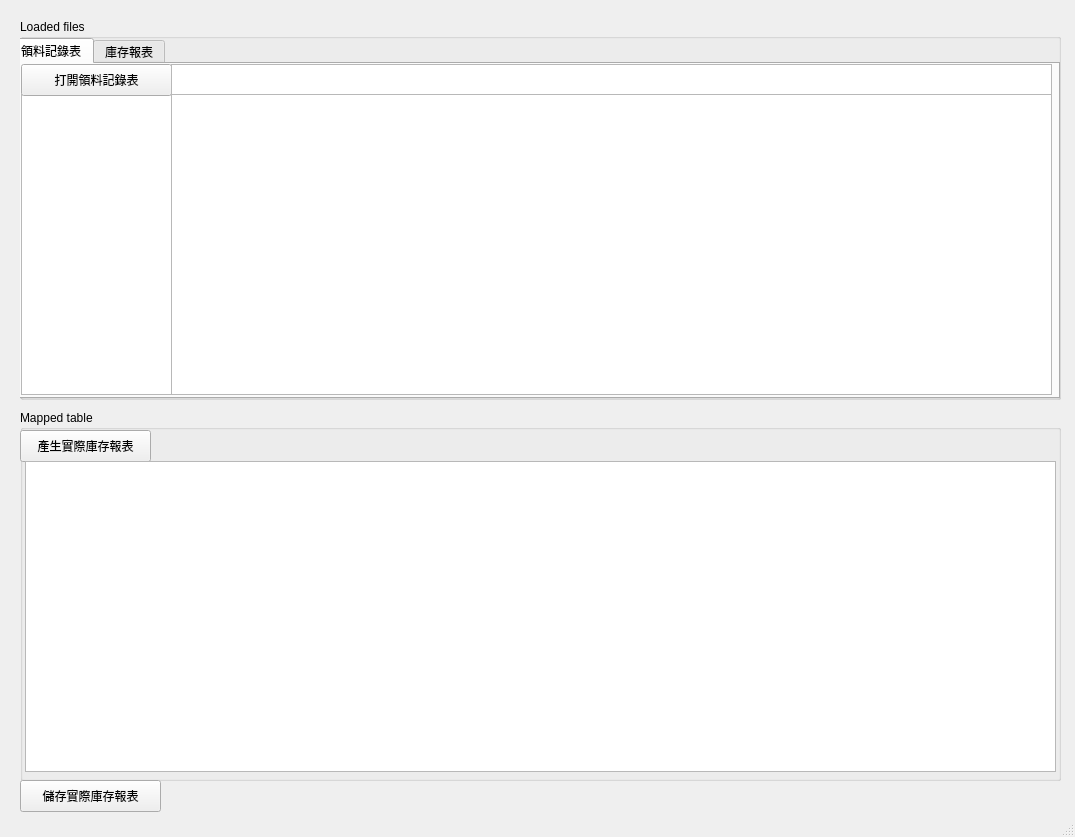
<?xml version="1.0" encoding="UTF-8"?>
<ui version="4.0">
 <class>MainWindow</class>
 <widget class="QMainWindow" name="MainWindow">
  <property name="geometry">
   <rect>
    <x>0</x>
    <y>0</y>
    <width>1075</width>
    <height>837</height>
   </rect>
  </property>
  <property name="windowTitle">
   <string>MainWindow</string>
  </property>
  <widget class="QWidget" name="centralwidget">
   <widget class="QWidget" name="verticalLayoutWidget_2">
    <property name="geometry">
     <rect>
      <x>20</x>
      <y>19</y>
      <width>1041</width>
      <height>381</height>
     </rect>
    </property>
    <layout class="QVBoxLayout" name="verticalLayout_loadingFiles">
     <item>
      <widget class="QGroupBox" name="groupBox_1">
       <property name="title">
        <string>Loaded files</string>
       </property>
       <widget class="QTabWidget" name="tabWidget">
        <property name="geometry">
         <rect>
          <x>-11</x>
          <y>19</y>
          <width>1051</width>
          <height>361</height>
         </rect>
        </property>
        <property name="toolTip">
         <string>&lt;html&gt;&lt;head/&gt;&lt;body&gt;&lt;p&gt;file2&lt;/p&gt;&lt;/body&gt;&lt;/html&gt;</string>
        </property>
        <property name="currentIndex">
         <number>0</number>
        </property>
        <widget class="QWidget" name="tab_1">
         <attribute name="title">
          <string>領料記錄表</string>
         </attribute>
         <widget class="QListWidget" name="sheetNames_1">
          <property name="geometry">
           <rect>
            <x>10</x>
            <y>30</y>
            <width>151</width>
            <height>301</height>
           </rect>
          </property>
         </widget>
         <widget class="QTableWidget" name="tableWidget_1">
          <property name="geometry">
           <rect>
            <x>160</x>
            <y>30</y>
            <width>881</width>
            <height>301</height>
           </rect>
          </property>
         </widget>
         <widget class="QPushButton" name="openFileButton_1">
          <property name="geometry">
           <rect>
            <x>10</x>
            <y>0</y>
            <width>151</width>
            <height>32</height>
           </rect>
          </property>
          <property name="text">
           <string>打開領料記錄表</string>
          </property>
         </widget>
         <widget class="QTextEdit" name="showOpenFile_1">
          <property name="geometry">
           <rect>
            <x>160</x>
            <y>0</y>
            <width>881</width>
            <height>31</height>
           </rect>
          </property>
         </widget>
        </widget>
        <widget class="QWidget" name="tab_2">
         <attribute name="title">
          <string>庫存報表</string>
         </attribute>
         <widget class="QTableWidget" name="tableWidget_2">
          <property name="geometry">
           <rect>
            <x>160</x>
            <y>30</y>
            <width>881</width>
            <height>301</height>
           </rect>
          </property>
         </widget>
         <widget class="QListWidget" name="sheetNames_2">
          <property name="geometry">
           <rect>
            <x>10</x>
            <y>30</y>
            <width>151</width>
            <height>301</height>
           </rect>
          </property>
         </widget>
         <widget class="QTextEdit" name="showOpenFile_2">
          <property name="geometry">
           <rect>
            <x>160</x>
            <y>0</y>
            <width>881</width>
            <height>31</height>
           </rect>
          </property>
         </widget>
         <widget class="QPushButton" name="openFileButton_2">
          <property name="geometry">
           <rect>
            <x>10</x>
            <y>0</y>
            <width>151</width>
            <height>32</height>
           </rect>
          </property>
          <property name="text">
           <string>打開庫存報表</string>
          </property>
         </widget>
        </widget>
       </widget>
      </widget>
     </item>
    </layout>
   </widget>
   <widget class="QWidget" name="verticalLayoutWidget_3">
    <property name="geometry">
     <rect>
      <x>20</x>
      <y>410</y>
      <width>1041</width>
      <height>371</height>
     </rect>
    </property>
    <layout class="QVBoxLayout" name="verticalLayout_exportFile">
     <item>
      <widget class="QGroupBox" name="groupBox_2">
       <property name="title">
        <string>Mapped table</string>
       </property>
       <widget class="QPushButton" name="mappingButton">
        <property name="geometry">
         <rect>
          <x>0</x>
          <y>20</y>
          <width>131</width>
          <height>32</height>
         </rect>
        </property>
        <property name="text">
         <string>產生實際庫存報表</string>
        </property>
       </widget>
       <widget class="QTableWidget" name="exportedTableWidget">
        <property name="geometry">
         <rect>
          <x>5</x>
          <y>51</y>
          <width>1031</width>
          <height>311</height>
         </rect>
        </property>
       </widget>
      </widget>
     </item>
    </layout>
   </widget>
   <widget class="QPushButton" name="saveFileButton">
    <property name="geometry">
     <rect>
      <x>20</x>
      <y>780</y>
      <width>141</width>
      <height>32</height>
     </rect>
    </property>
    <property name="text">
     <string>儲存實際庫存報表</string>
    </property>
   </widget>
  </widget>
  <widget class="QStatusBar" name="statusbar"/>
  <action name="action_open_1">
   <property name="text">
    <string>$open</string>
   </property>
  </action>
  <action name="action_open_2">
   <property name="text">
    <string>$open</string>
   </property>
  </action>
  <action name="actionmapping">
   <property name="text">
    <string>$mapping</string>
   </property>
   <property name="toolTip">
    <string>mapping</string>
   </property>
  </action>
  <action name="actionexport">
   <property name="text">
    <string>$export</string>
   </property>
  </action>
 </widget>
 <resources/>
 <connections/>
</ui>
